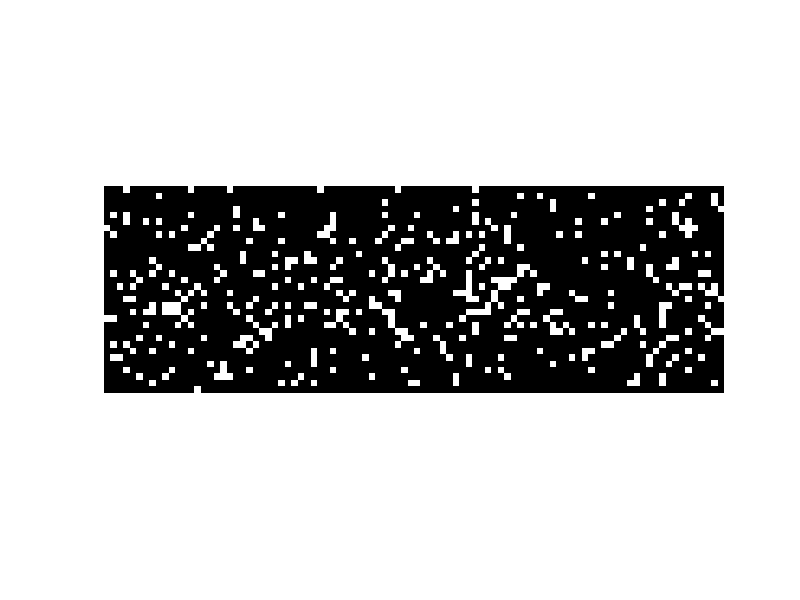

Reproduce this figure in MATLAB. (Note: this script raises an error after producing the figure.)
%% Define constants
% universe of points:
DENSITYOFPOINTS_PERCUBICMETER = 20;
MAXSENSORYRADIUS_METERS = 2.0;
% motion:
YAWANGULARVELOCITY_RADPERSEC = pi;
PITCHANGULARVELOCITY_RADPERSEC = 0;
ROLLANGULARVELOCITY_RADPERSEC = 0;

MOTIONDURATION_SEC = 5; %changed from 2
FRAMERATE_FRAMESPERSEC = 60.0;
% arena:
ARENA_DEGPERPIX = 3.75;
NUMVERTPIX = 32;
ARENAINCLINATIONCENTER_PIX = 16.5;
NUMHORIZPIX = 96;
ARENAAZIMUTHCENTER_PIX = 44.5;
% constants:
DEGPERRAD = 180/pi;
NUM_DIRECTIONS = 1;

%% Calculate arena coordinates
arenaCircumference_pix = 360.0/ARENA_DEGPERPIX;
arenaRadius_pix = arenaCircumference_pix/(2*pi);

arenaAzimuthCoordinates_deg = ([1:NUMHORIZPIX] - ARENAAZIMUTHCENTER_PIX)*ARENA_DEGPERPIX;
arenaAzimuthCoordinates_rad = arenaAzimuthCoordinates_deg/DEGPERRAD;
arenaAzimuthCoordinates_rad = mod(arenaAzimuthCoordinates_rad + pi, 2*pi) - pi;
arenaInclinationCoordinates_rad = pi/2 - atan(([1:NUMVERTPIX] - ARENAINCLINATIONCENTER_PIX)/arenaRadius_pix);

%% Populate space with uniformly randomly distributed points
%speed_metersPerSec = sqrt(XVELOCITY_METERSPERSEC^2 + YVELOCITY_METERSPERSEC^2 + ZVELOCITY_METERSPERSEC^2);
%maxDistMeters = MAXSENSORYRADIUS_METERS + MOTIONDURATION_SEC*speed_metersPerSec;
maxDistMeters = MAXSENSORYRADIUS_METERS;
numPoints = round(DENSITYOFPOINTS_PERCUBICMETER*(2*maxDistMeters)^3);
xyz_meters = (rand(numPoints,3)*2 - 1)*maxDistMeters;

%% Calculate frames

t_sec = [0:1/FRAMERATE_FRAMESPERSEC:MOTIONDURATION_SEC - 1/FRAMERATE_FRAMESPERSEC];
numFrames = length(t_sec);

allPats = zeros(NUMVERTPIX, NUMHORIZPIX, numFrames, NUM_DIRECTIONS);

frames = zeros(NUMVERTPIX, NUMHORIZPIX, numFrames);

for frameInd = 1:numFrames
    tThisFrame_sec = t_sec(frameInd);
    %xyzThisFrame_meters = xyz_meters - ones(numPoints,1)*[XVELOCITY_METERSPERSEC,YVELOCITY_METERSPERSEC,ZVELOCITY_METERSPERSEC]*tThisFrame_sec;
    xyzThisFrame_meters = xyz_meters;
    distanceThisFrame_meters =  sqrt(sum(xyzThisFrame_meters.^2,2));
    inclinationThisFrame_rad = acos(xyzThisFrame_meters(:,3)./distanceThisFrame_meters);
    azimuthThisFrame_rad = mod(atan2(xyzThisFrame_meters(:,2),xyzThisFrame_meters(:,1)) + YAWANGULARVELOCITY_RADPERSEC*tThisFrame_sec + pi, 2*pi) - pi;
    
    for pointIndex = 1:numPoints
        distanceThisPoint_meters = distanceThisFrame_meters(pointIndex);
        inclinationThisPoint_rad = inclinationThisFrame_rad(pointIndex);
        azimuthThisPoint_rad = azimuthThisFrame_rad(pointIndex);
        isInSensoryRange = (distanceThisPoint_meters <= MAXSENSORYRADIUS_METERS);
        isInInclinationRange = ((inclinationThisPoint_rad >= min(arenaInclinationCoordinates_rad)) & (inclinationThisPoint_rad <= max(arenaInclinationCoordinates_rad)));
        %isInAzimuthRange = ((azimuthThisPoint_rad >= min(arenaAzimuthCoordinates_rad)) & (azimuthThisPoint_rad <= max(arenaAzimuthCoordinates_rad)));
        if isInSensoryRange & isInInclinationRange
            [minE, inclinationCoordinate] = min(abs(inclinationThisPoint_rad - arenaInclinationCoordinates_rad));
            [minA, azimuthCoordinate] = min(abs(azimuthThisPoint_rad - arenaAzimuthCoordinates_rad));
            frames(inclinationCoordinate,azimuthCoordinate,frameInd) = 1;
        end
    end
    imshow(frames(:,:,frameInd))
    drawnow
    F(frameInd) = getframe(gcf);
end

allPats(:,:,:,1) = frames;

%%
allPats = -1*allPats + 1; %invert light and dark

%% put in language of panels


pattern.x_num = numFrames;
pattern.y_num = size(allPats,4);
pattern.num_panels = 48; 	% This is the number of unique Panel IDs required.
pattern.row_compression = 0;
pattern.gs_val = 1;
pattern.Pats = allPats;
pattern.Panel_map = [12 8 4 11 7 3 10 6 2  9 5 1; 24 20 16 23 19 15 22 18 14 21 17 13; 36 32 28 35 31 27 34 30 26 33 29 25; 48 44 40 47 43 39 46 42 38 45 41 37];

%thisFullFileName =  mfilename('C:\MatlabRoot\iorodeopanels383974f4d24b\Matlab Codes\Patterns');
%[directory_name,thisFileName,thisFileExtension] = fileparts(thisFullFileName);
%directory_name = 'C:\Users\nebulosa\Documents\panels\Matlab Codes\Patterns\Peter';
%%
pattern.BitMapIndex = process_panel_map(pattern);
pattern.data = Make_pattern_vector(pattern);

str = [directory_name '\Pattern_yaw_1_ADS'];
save(str, 'pattern');
